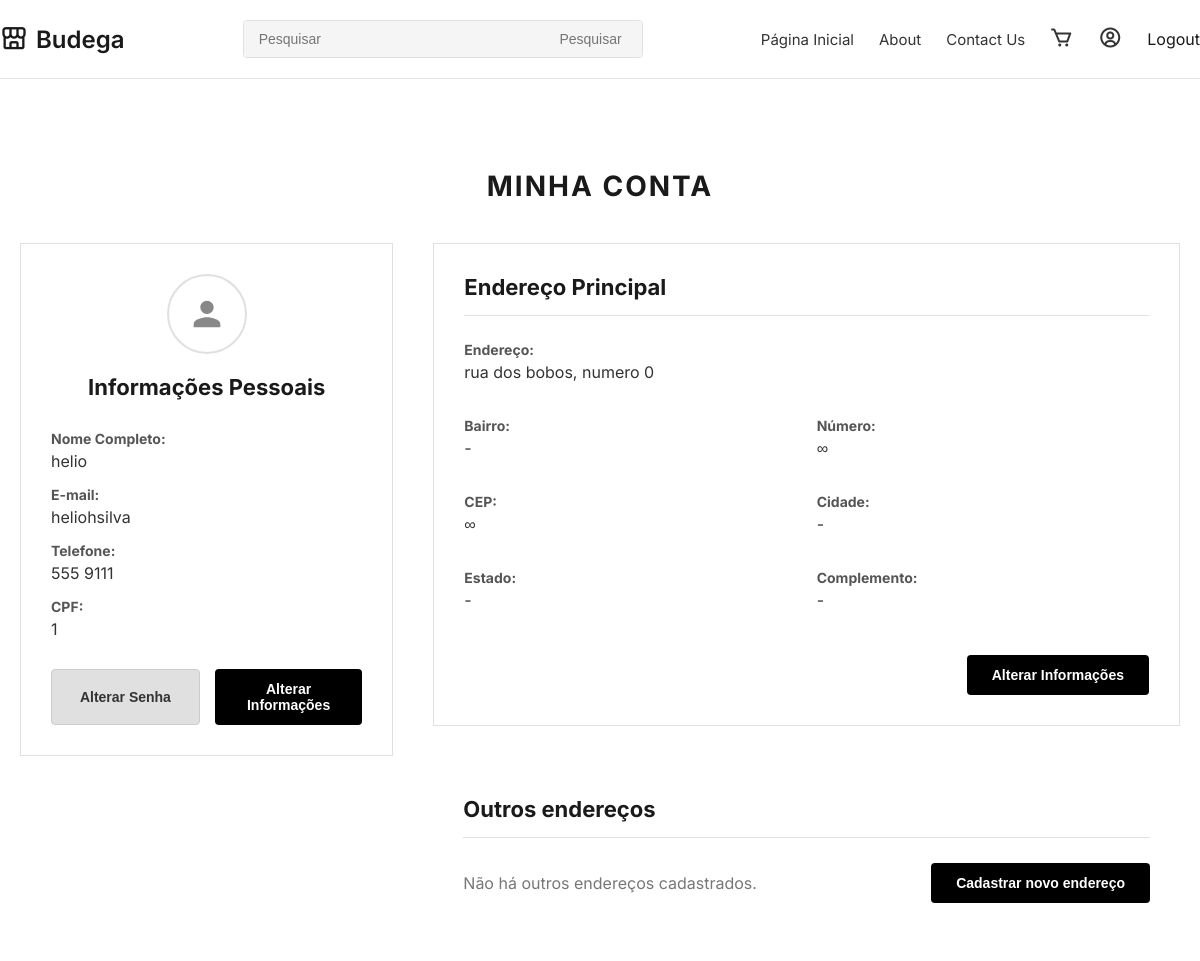
The page /minha-conta (signed in) on the database its author committed.
### model/model.py (models this page shows, shortened)
    class Cliente(db.Model, UserMixin):
        id = db.Column(db.Integer, primary_key=True)
        username = db.Column(db.String(50), unique=True, nullable=False)
        email = db.Column(db.String(120), unique=True, nullable=False)
        senha = db.Column(db.String(200), nullable=False)
        first_name = db.Column(db.String(50), nullable=False)
        last_name = db.Column(db.String(50), nullable=False, default='')
        endereco = db.Column(db.Text)
        telefone = db.Column(db.String(15))
        data_cadastro = db.Column(db.Date, default=datetime.utcnow)
        pedidos = db.relationship('Pedido', backref='cliente', lazy=True)
        carrinho = db.relationship('Carrinho', backref='cliente', uselist=False)
        reviews = db.relationship('Review', backref='cliente', lazy=True)

### views.py (the view)
@view.route('/minha-conta')
@login_required
def minha_conta():
    cliente = Cliente.query.filter_by(id=current_user.id).first()
    return render_template('minha_conta.html', user=cliente)

### app.py (called while the page is built)
@login_manager.user_loader
def load_user(user_id):
    return models['Cliente'].query.get(int(user_id))

@app.context_processor
def inject_user():
    return dict(user=current_user)

### templates/minha_conta.html (shortened to what this page needs)
{% include 'header.html' %}
{% include 'navbar.html' %}
<main class="account-page">
    <div class="container">
        <h1 class="account-title">MINHA CONTA</h1>
        <div class="account-content">
            <div class="personal-info-card card">
                <div class="user-icon">
                    <svg width="40" height="40" viewBox="0 0 24 24" fill="none" xmlns="http://www.w3.org/2000/svg">
                        <path
                            d="M12 12c2.21 0 4-1.79 4-4s-1.79-4-4-4-4 1.79-4 4 1.79 4 4 4zm0 2c-2.67 0-8 1.34-8 4v2h16v-2c0-2.66-5.33-4-8-4z"
                            fill="#888" />
                    </svg>
                </div>
                <h2>Informações Pessoais</h2>
                <div class="info-field">
                    <strong>Nome Completo:</strong>
                    <span>{{ user.first_name }}</span>
                </div>
                <div class="info-field">
                    <strong>E-mail:</strong>
                    <span>{{ user.username }}</span>
                </div>
                <div class="info-field">
                    <strong>Telefone:</strong>
                    <span>{{ user.telefone }}</span>
                </div>
                <div class="info-field">
                    <strong>CPF:</strong>
                    <span>{{ user.id }}</span>
                </div>
                <div class="personal-info-buttons">
                    <button class="btn btn-secondary btn-full-width">Alterar Senha</button>
                    <button class="btn btn-primary btn-full-width">Alterar Informações</button>
                </div>
            </div>
            <div class="address-section">
                <div class="address-card card">
                    <h2>Endereço Principal</h2>
                    <div class="address-details">
                        <div class="info-field full-width">
                            <strong>Endereço:</strong>
                            <span>{{ user.endereco }}</span>
                        </div>
                        <div class="info-field">
                            <strong>Bairro:</strong>
                            <span>-</span>
                        </div>
                        <div class="info-field">
                            <strong>Número:</strong>
                            <span>∞</span>
                        </div>
                        <div class="info-field">
                            <strong>CEP:</strong>
                            <span>∞</span>
                        </div>
                        <div class="info-field">
                            <strong>Cidade:</strong>
                            <span>-</span>
                        </div>
                        <div class="info-field">
                            <strong>Estado:</strong>
                            <span>-</span>
                        </div>
                        <div class="info-field">
                            <strong>Complemento:</strong>
                            <span>-</span>
                        </div>
                    </div>
                    <div class="address-card-footer">
                        <button class="btn btn-primary">Alterar Informações</button>
                    </div>
                </div>
                <div class="other-addresses">
                    <h2>Outros endereços</h2>
                    <div class="other-addresses-content">
                        <p class="no-address-msg">Não há outros endereços cadastrados.</p>
                        <button class="btn btn-primary">Cadastrar novo endereço</button>
                    </div>
                </div>
            </div>
        </div>
    </div>
</main>

### templates/header.html (style rules this page uses)
* { margin: 0; padding: 0; box-sizing: border-box; }
body { font-family: 'Inter', sans-serif; background-color: #ffffff; color: #1a1a1a; }
.container { max-width: 1300px; margin: 0 auto; padding: 0 20px; }

### templates/minha_conta.html (style rules this page uses)
.account-page { padding: 50px 0; }
.account-title { text-align: center; font-size: 28px; font-weight: bold; letter-spacing: 2px; margin-bottom: 40px; }
.account-content { display: grid; grid-template-columns: 1fr 2fr; gap: 40px; align-items: flex-start; }
.card { background-color: #fff; padding: 30px; border: 1px solid #e0e0e0; box-sizing: border-box; }
.personal-info-card { text-align: center; }
.user-icon { width: 80px; height: 80px; border-radius: 50%; border: 2px solid #e0e0e0; display: flex; justify-content: center; align-items: center; margin: 0 auto 20px auto; }
.personal-info-card h2 { font-size: 22px; margin-top: 0; margin-bottom: 30px; }
.info-field { text-align: left; margin-bottom: 15px; }
.info-field strong { display: block; font-weight: bold; font-size: 14px; color: #555; margin-bottom: 4px; }
.info-field span { font-size: 16px; color: #333; }
.personal-info-buttons { margin-top: 30px; display: flex; gap: 15px; }
.address-section { display: flex; flex-direction: column; gap: 40px; }
.address-card h2, .other-addresses h2 { font-size: 22px; margin-top: 0; margin-bottom: 25px; border-bottom: 1px solid #e0e0e0; padding-bottom: 15px; }
.address-details { display: grid; grid-template-columns: 1fr 1fr; gap: 20px; }
.address-details .full-width { grid-column: 1 / -1; }
.address-card-footer { text-align: right; margin-top: 30px; }
.other-addresses { background-color: #fff; padding: 30px; }
.other-addresses-content { display: flex; justify-content: space-between; align-items: center; }
.no-address-msg { color: #777; }
.btn { padding: 12px 25px; border: none; cursor: pointer; font-size: 14px; font-weight: bold; border-radius: 4px; transition: background-color 0.3s ease; }
.btn-primary { background-color: #000; color: #fff; }
.btn-secondary { background-color: #e0e0e0; color: #333; border: 1px solid #ccc; }
.btn-full-width { width: 100%; }

### rows shown on the page
Cliente: first_name "helio", username "heliohsilva", telefone "555 9111", id "1", endereco "rua dos bobos, numero 0"
